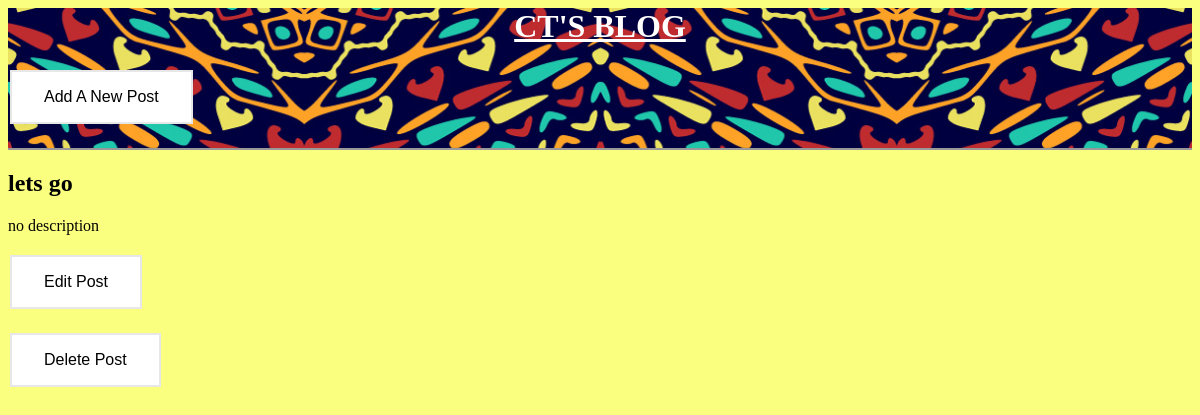
The page /post/8/ on the database as committed earlier.
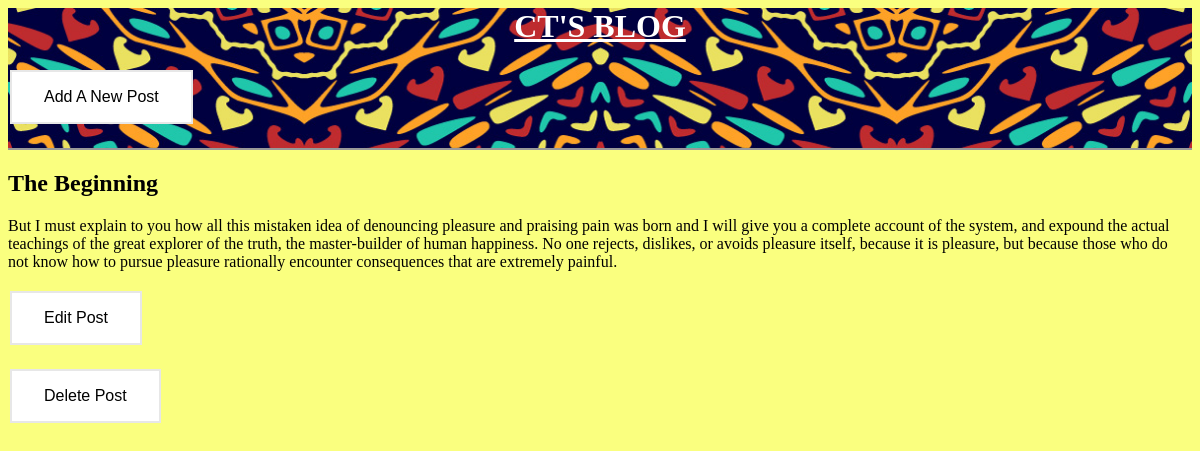
The same page on the database as committed later.
### posts/models.py (models this page shows, shortened)
class Post(models.Model):
        title = models.CharField(max_length=200, default='no title yet!')
        description = models.TextField()

### posts/views.py (the view)
# urls.py: path('post/<int:pk>/', PostDetailView.as_view(), name='post_detail'),
class PostDetailView(DetailView):
    model = Post
    template_name = 'post_detail.html'

### templates/post_detail.html
{% extends 'base.html' %}
{% block content %}
    <div class="post-entry">
        <h2>{{ post.title }}</h2>
        <p>{{ post.description }}</p>
    </div>
    <p><a href="{% url 'post_edit' post.pk %}"> <button> Edit Post</button>
        </a></p>
    <p><a href="{% url 'post_delete' post.pk %}"><button> Delete Post</button>
        </a></p>
{% endblock content %}

Rows that differ between the two databases and show on the page:
changed Post: title "lets go" → "The Beginning"; description "no description" → "But I must explain to you how all this mistaken idea of denouncing pleasure and praising pain was born and I will give you a complete account of the system, and expound the actual teachings of the great explorer of the truth, the master-builder of human happiness. No one rejects, dislikes, or avoids pleasure itself, because it is pleasure, but because those who do not know how to pursue pleasure rationally encounter consequences that are extremely painful."
